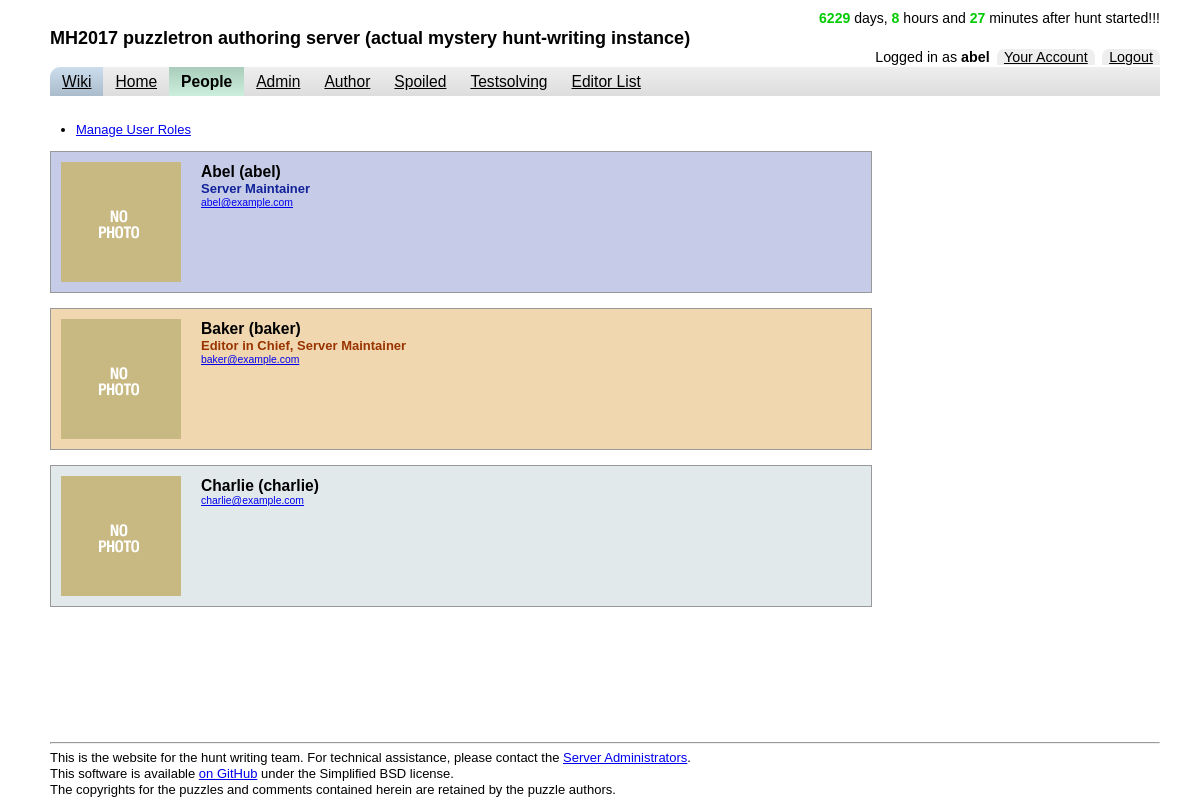
/people.php (signed in), run on the app's committed database.
### tables this page shows
CREATE TABLE `users` (
  `uid` int(4) unsigned NOT NULL AUTO_INCREMENT,
  `username` varchar(32) NOT NULL,
  `password` blob NOT NULL DEFAULT '' COMMENT 'AES_ENCRYPT(''password'',''usernamepassword'')',
  `email` varchar(255) NOT NULL,
  `fullname` varchar(255) NOT NULL DEFAULT '',
  `picture` varchar(255) DEFAULT NULL,
  `email_level` tinyint(1) DEFAULT '1',
  PRIMARY KEY (`uid`),
  UNIQUE KEY `username` (`username`),
  UNIQUE KEY `email` (`email`)
);

### utils.php (called while the page is built, shortened)
<?php
require_once "db-func.php";
function hasApproverPermission($uid) {
    return hasPermission($uid, 'becomeApprover');
}
function hasServerAdminPermission($uid) {
    return hasPermission($uid, 'administerServer');
}
function hasPermission($uid, $permission) {
    $sql = sprintf("SELECT 1 FROM user_role LEFT JOIN roles ON user_role.role_id = roles.id
        WHERE uid='%s' AND %s='1'",
        mysql_real_escape_string($uid), mysql_real_escape_string($permission));
    return has_result($sql);
}
function getUserUsername($uid) {
    $sql = sprintf("SELECT username FROM users WHERE uid='%s'", mysql_real_escape_string($uid));
    return get_element($sql);
}
function getUserRolesAsList($uid) {
    $sql = sprintf("SELECT roles.name FROM user_role, roles WHERE user_role.uid='%s' AND user_role.role_id=roles.id",
        mysql_real_escape_string($uid));
    $result = get_elements($sql);
    if ($result) {
        return implode(', ', $result);
    } else {
        return '';
    }
}
function canSeeAllPuzzles($uid) {
    return hasPermission($uid, 'seeAllPuzzles');
}
function getPeople() {
    $sql = 'SELECT * FROM users ORDER BY fullname';
    return get_rows($sql);
}

### db-func.php (called while the page is built, shortened)
<?php
require_once "html.php";
function query_db($query) {
    $result = mysql_query($query);
    return $result;
}
function get_row($query) {
    $result = query_db($query);
    $r = mysql_fetch_array($result);
    return $r;
}
function get_rows($query) {
    $result = query_db($query);
    $rows = array();
    while ($r = mysql_fetch_array($result)) {
        $rows[] = $r;
    }
    return $rows;
}
function get_element($query) {
    $r = get_row($query);
    if ($r == NULL) {
        return NULL;
    } else {
        return $r[0];
    }
}
function get_elements($query) {
    $result = query_db($query);
    $elements = array();
    while ($r = mysql_fetch_array($result)) {
        $elements[] = $r[0];
    }
    return $elements;
}
function has_result($query) {
    $result = query_db($query);
    return mysql_num_rows($result) > 0;
}

### html.php (the view, shortened to what this page needs)
<?php
require_once "utils.php";
function echoNav($isselected, $href, $linktext, $condition) {
    if ($condition) {
        $navclass = $isselected ? "selnav" : "nav";
        echo "<li class='nav'><a class='$navclass' href='$href'>$linktext</a></li>\n";
    }
}
function fullTitle() {
    return 'MH2017 puzzletron authoring server (' . (DEVMODE ? 'test/dev' : (PRACMODE ? 'practice' : 'actual mystery hunt-writing')) . ' instance)';
}
function head($selnav = "", $title = -1) {
$hunt = mktime(12, 17, 00, 1, HUNT_DOM, HUNT_YEAR);
$now = time();
$timediff = abs($hunt-$now);
$days = (int)($timediff/(60 * 60 * 24));
$hrs = (int)($timediff/(60 * 60))-(24*$days);
$mins = (int)($timediff/(60))-(24*60*$days)-(60*$hrs);
$cdmsg = "";
if ($now > $hunt) {
    $cdmsg = "after hunt started!!!";
    $cdclass = "cunum";
} else {
    $cdmsg = "left until hunt.";
    $cdclass = "cdnum";
}
?>
<!DOCTYPE html PUBLIC "-//W3C//DTD HTML 4.01 Transitional//EN" "http://www.w3.org/TR/html4/loose.dtd">
<html xmlns="http://www.w3.org/1999/xhtml">
<head>
    <link rel="stylesheet" type="text/css" href="css/reset-min.css" />
    <link rel="stylesheet" type="text/css" href="css/base-min.css" />
    <link rel="stylesheet" type="text/css" href="css/fonts-min.css" />
    <link rel="stylesheet" type="text/css" href="css/style.css" />
    <?php if ($selnav == "people" || $selnav == "account") { ?> <link rel="stylesheet" type="text/css" href="css/profiles.css" /> <?php } ?>
</head>
<body>
<div id="container">
    <div id="header">
        <div id="top">
            <div id="countdowndiv">
                <span id="countdown">
                <?php
                    if ($days !== 0) {
                        $daypl = $days === 1 ? "" : "s";
                        echo "<span class=\"$cdclass\">$days</span> day$daypl, ";
                    }
                    $hrpl =  $hrs  === 1 ? "" : "s";
                    echo "<span class=\"$cdclass\">$hrs</span> hour$hrpl and ";
                    $minpl = $mins === 1 ? "" : "s";
                    echo "<span class=\"$cdclass\">$mins</span> minute$minpl $cdmsg";
                ?>
                </span>
            </div>
            <div id="titlediv">
                <h1><?php echo fullTitle(); ?></h1>
            </div>
            <div id="logindiv">
<?php if (isset($_SESSION['uid'])) {
    echo 'Logged in as <strong>' . getUserUsername($_SESSION['uid']) . '</strong>';
    echo '<a href="account.php"' . ($selnav == "account" ? ' class="accsel"' : "") . '>Your Account</a>';
    if (!TRUST_REMOTE_USER) { echo '<a href="logout.php">Logout</a>'; }
} else { ?>
                <span class="notloggedin">Not logged in</span> <a href="login.php">Login</a>
        <?php } ?>
            </div>
        </div>
        <div id="navbar">
            <ul class="nav">
                <li class="nav"><a class="nav wikinav" target="_blank" href="<?php echo WIKI_URL; ?> ">Wiki</a></li>
<?php
echoNav($selnav == "home", "index.php", "Home", true);
if (isset($_SESSION['uid'])) {
    $suid = $_SESSION['uid'];
    echoNav1($selnav, "people",         "People",              true);
    echoNav1($selnav, "admin",          "Admin",               hasServerAdminPermission($suid));
    echoNav1($selnav, "author",         "Author",              true);
    echoNav1($selnav, "roundcaptain",   "Round Captain",       (USING_ROUND_CAPTAINS) && hasRoundCaptainPermission($suid));
    echoNav1($selnav, "spoiled",        "Spoiled",             true);
    echoNav1($selnav, "editor",         "Discussion Editor",   hasEditorPermission($suid));
    echoNav1($selnav, "approver",       "Approval Editor",     (USING_APPROVERS) && (hasApproverPermission($suid) || isEditorChief($suid)));
    echoNav1($selnav, "testsolving",    "Testsolving",         true);
    echoNav1($selnav, "ffc",            "Final Fact Check",    hasFactCheckerPermission($suid));
    echoNav1($selnav, "editorlist",     "Editor List",         isEditorChief($suid) || hasServerAdminPermission($suid));
    echoNav1($selnav, "testadmin",      "Testing Admin",       hasTestAdminPermission($suid));
    echoNav1($selnav, "testsolveteams", "TS Team Assignments", (USING_TESTSOLVE_TEAMS) && hasTestAdminPermission($suid));
    echoNav1($selnav, "answers",        "Answers",             canChangeAnswers($suid));
    echoNav1($selnav, "allpuzzles",     "All Puzzles",         canSeeAllPuzzles($suid));
    echoNav1($selnav, "editor-pick-special",     "Puzzles Needing Help",         hasEditorPermission($suid));
}
?>
            </ul>
        </div>
    </div>
    <div id="body">
<?php
}
function foot() {
?>
    </div>
    <div id="footer">
        <hr />
        <p>
        This is the website for the hunt writing team.
        For technical assistance, please contact the <a href="mailto:<?php echo HELP_EMAIL; ?>">Server Administrators</a>.<br/>
        This software is available <a href="http://github.com/mysteryhunt/puzzle-editing/">on GitHub</a> under the Simplified BSD license.<br/>
        The copyrights for the puzzles and comments contained herein are retained by the puzzle authors.</p>
    </div>
</div>
</body>
</html>
<?php
}
function printPerson($p) {
    $id = $p['uid'];
    $uname = $p['username'];
    $fullname = $p['fullname'];
    $email = $p['email'];
    $pic = "<img src=\"nophoto.gif\" />";
    $roleNames = getUserRolesAsList($id);
    if (canSeeAllPuzzles($id)) {
        $profclass = "seeallprofilebox";
    } elseif (hasApproverPermission($id)) {
        $profclass = "approverprofilebox";
    } elseif ($roleNames) {
        $profclass = "specprofilebox";
    } else {
        $profclass = "profilebox";
    }
?>
    <div class="<?php echo $profclass; ?>">
        <div class="profileimg"><?php echo $pic ?></div>
        <div class="profiletxt">
            <span class="profilename"><?php echo "$fullname"; ?> (<?php echo "$uname"; ?>)</span>
            <span class="profiletitle"><?php echo $roleNames; ?></span>
            <span class="profilecontact"><a href="mailto:<?php echo $email ?>"><?php echo $email ?></a></span>
        </div>
    </div>
<?php
}
?>

### people.php (shortened to what this page needs)
<?php
require_once "html.php";
require_once "db-func.php";
require_once "utils.php";
$uid = isLoggedIn();
head("people");
print themePeopleMenu($uid);
$people = getPeople();
foreach ($people as $p) {
    printPerson($p);
}
foot();
function themePeopleMenu($uid) {
    $html = "<ul>\n";
    if (hasServerAdminPermission($uid)) {
        $html .= "<li><a href=\"user-roles.php\">Manage User Roles</a></li>\n";
    }
    $html .= "</ul>\n";
    return $html;
}

### css/base-min.css (style rules this page uses)
h1 { font-size:138.5%; }
h1,h2,h3 { margin:1em 0; }
h1,h2,h3,h4,h5,h6,strong { font-weight:bold; }
blockquote,ul,ol,dl { margin:1em; }
ol,ul,dl { margin-left:2em; }
ul li { list-style:disc outside; }
p,fieldset,table,pre { margin-bottom:1em; }

### css/style.css (style rules this page uses)
html { margin:0; padding:0; height:100%; }
body { text-align: left; font-family: calibri, 'lucida grande', tahoma, helvetica, arial, verdana, sans-serif; color: #000000; background-color: #ffffff; margin: 0px 40px 0px 50px; padding: 0; height: 100%; }
#header { margin-top: 10px; }
h1 { margin: 0; }
#top { vertical-align: middle; }
#titlediv { text-align:left; vertical-align:top; }
#logindiv { text-align:right; vertical-align:bottom; font-size: 110%; }
#logindiv a { padding: 0 0.5em; margin-left: 0.5em; background-color: #eee; border-radius: 0.5em 0.5em 0 0; }
#logindiv a:link, #logindiv a:visited { color: black; }
#countdowndiv { text-align:right; vertical-align:top; }
#countdown { margin-top: 0; font-size: 108%; }
.cunum { color: #0c0; font-weight: bold; }
#navbar { float:left; width:100%; background-color: #eee; background: linear-gradient(to bottom, #eee, #ddd); border-radius: 0.7em 0 0 0; }
#container { min-height: 100%; position: relative; background-color: #ffffff; }
#body { padding-top: 1em; padding-bottom: 75px; }
#footer { position: absolute; bottom: 0px; width: 100%; height: 75px; }
p, h3, table { margin: 0; }
ul.nav { display:block; margin: 0; padding: 0; overflow: hidden; float: left; }
li.nav { float: left; display:block; list-style-type: none; text-align: left; }
a.nav { display: block; padding: 5px 12px; font-size: 1.2em; }
a.nav:link { color:#000000; }
a.wikinav { border-radius: 0.7em 0 0 0; }
a.wikinav:link, a.wikinav:visited, a.wikinav:active { background-color: #bcd; background: linear-gradient(to bottom, #cde, #abc); }
a.selnav { display: block; padding: 5px 12px; background-color:#B8CFC2; background: linear-gradient(to bottom, #acb, #ced); font-size: 1.2em; font-weight: bold; text-decoration: none; }
a.selnav:link { color:#000000; }

### css/profiles.css (style rules this page uses)
.profilebox, .specprofilebox, .seeallprofilebox, .approverprofilebox { border: 1px solid #999999; padding: 10px; width: 800px; margin-bottom:15px; }
.profilebox { background-color: #E2E9EB; }
.specprofilebox { background-color: #C6CCE8; }
.seeallprofilebox { background-color: #F0D7B0; }
.profileimg { float:left; }
.profiletxt { margin-left:140px; }
.profilename { font-size:1.2em; font-weight:bold; display:block; }
.profiletitle { font-size:1em; font-weight:bold; display:block; }
.seeallprofilebox .profiletitle { color:#993300; }
.specprofilebox .profiletitle { color:#112299; }
.profilecontact { font-size:0.8em; color:#999999; display:block; }

### data on the page
users: username "abel", fullname "Abel", roleNames "Server Maintainer", email "abel@example.com"
users: fullname "Baker", username "baker", roleNames "Editor in Chief, Server Maintainer", email "baker@example.com"
users: fullname "Charlie", username "charlie", email "charlie@example.com"

### other printed values
$cdmsg "after hunt started!!!"
fullTitle() "MH2017 puzzletron authoring server (actual mystery hunt-writing instance)"
$linktext "Home People Admin Author Spoiled Testsolving Editor List"
